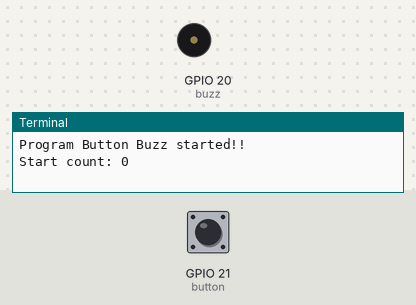
A program run on a simulated Raspberry Pi (BCM pin numbers). On the bench: buzzer (waves = sounding, pin HIGH), the last lines printed to the terminal. The test bench sets the inputs (shaded band); at power-on: GPIO 21 (button) HIGH.

Above: at 1.2 s.
1.3 s: GPIO 21 (button) pulled LOW for 0.15 s
At 1.37 s:
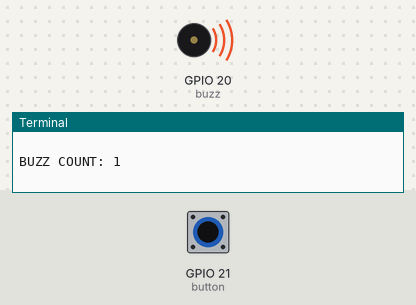
2.9 s: GPIO 21 (button) pulled LOW for 3.2 s
At 7.3 s:
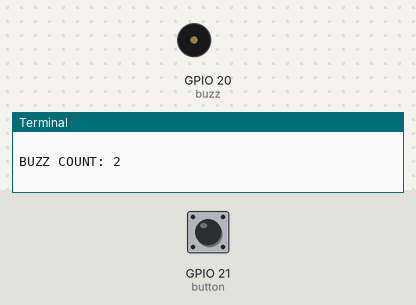
Timing chart, 0 to 8.8 s (numbered marks = the images above; inputs shaded):
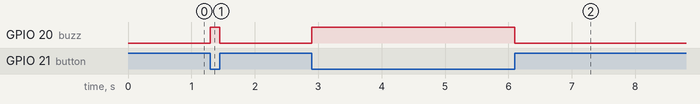

Measured:
- after the input at 1.3 s, GPIO 20 (buzz): LOW → HIGH at once, → LOW 0.15 s later
- after the input at 2.9 s, GPIO 20 (buzz): LOW → HIGH at once, → LOW 3.2 s later

The program:

button_buzzer.py
```python
from signal import pause
from time import sleep
from gpiozero import Buzzer, Button


print("Program Button Buzz started!!")
bz_count = 0
print("Start count: %d\n" % bz_count)


def increment_buzz():
    '''
    Called to increment the global buzzer counter and print
    '''
    global bz_count
    bz_count = bz_count + 1
    print("BUZZ COUNT: %d\n" % bz_count)

def go_count():
    '''
    Callback function, called when button is held longer than default 1 second
    '''
    increment_buzz()

def go_buzz():
    '''
    Callback function, called when button is actiated
    '''

    #only increment if button hasn't been held too long (default 1 sec)
    #if not button.is_held:
        #print("incremting, button not held")
    #    increment_buzz()
    buzz.on()


def off_buzz():
    '''
    Callback function, called when button is released
    '''
    buzz.off()

button = Button(21, hold_time=0.05)
buzz = Buzzer(20)

try:
    button.when_pressed = go_buzz
    button.when_held = go_count
    button.when_released = off_buzz
    pause()

finally:
    pass
```
